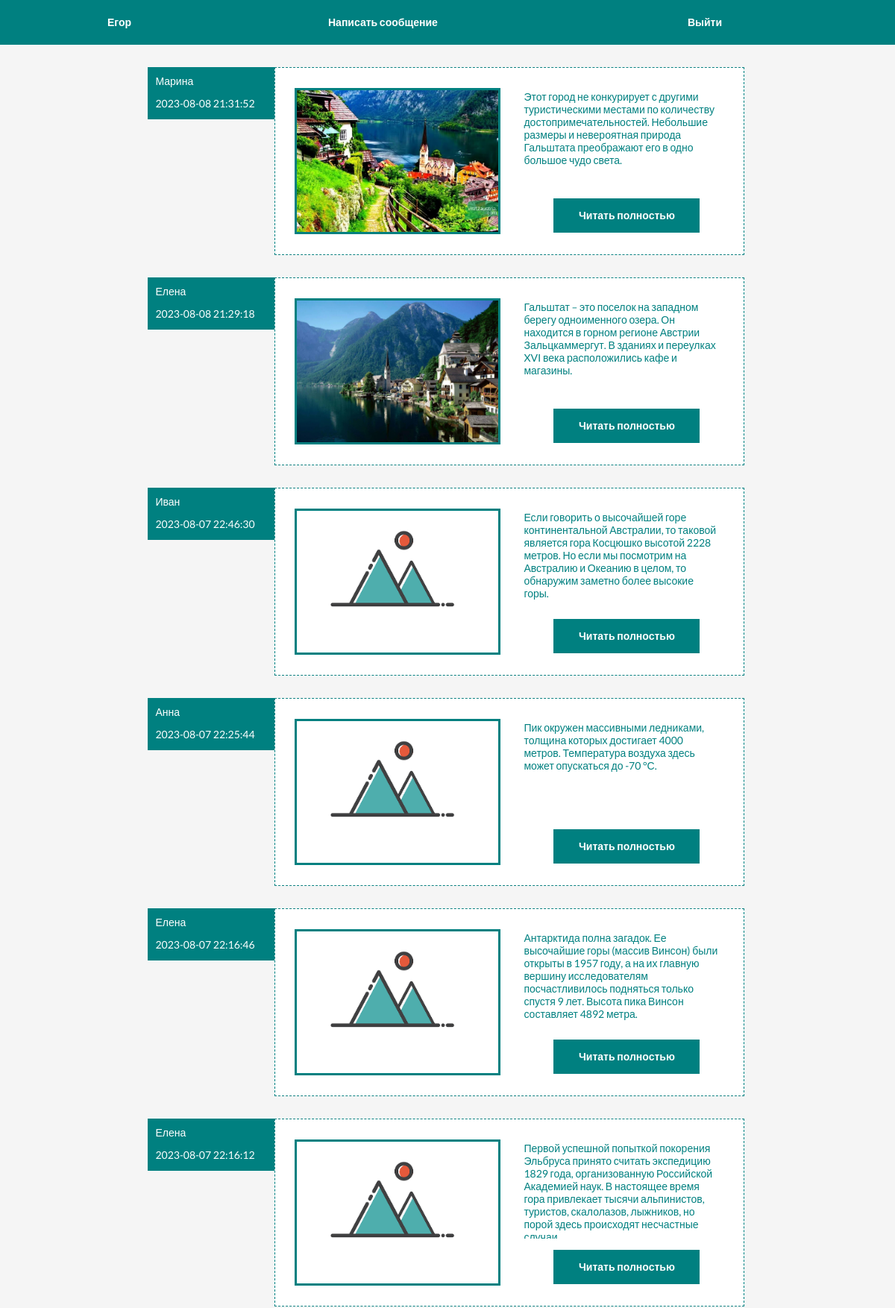
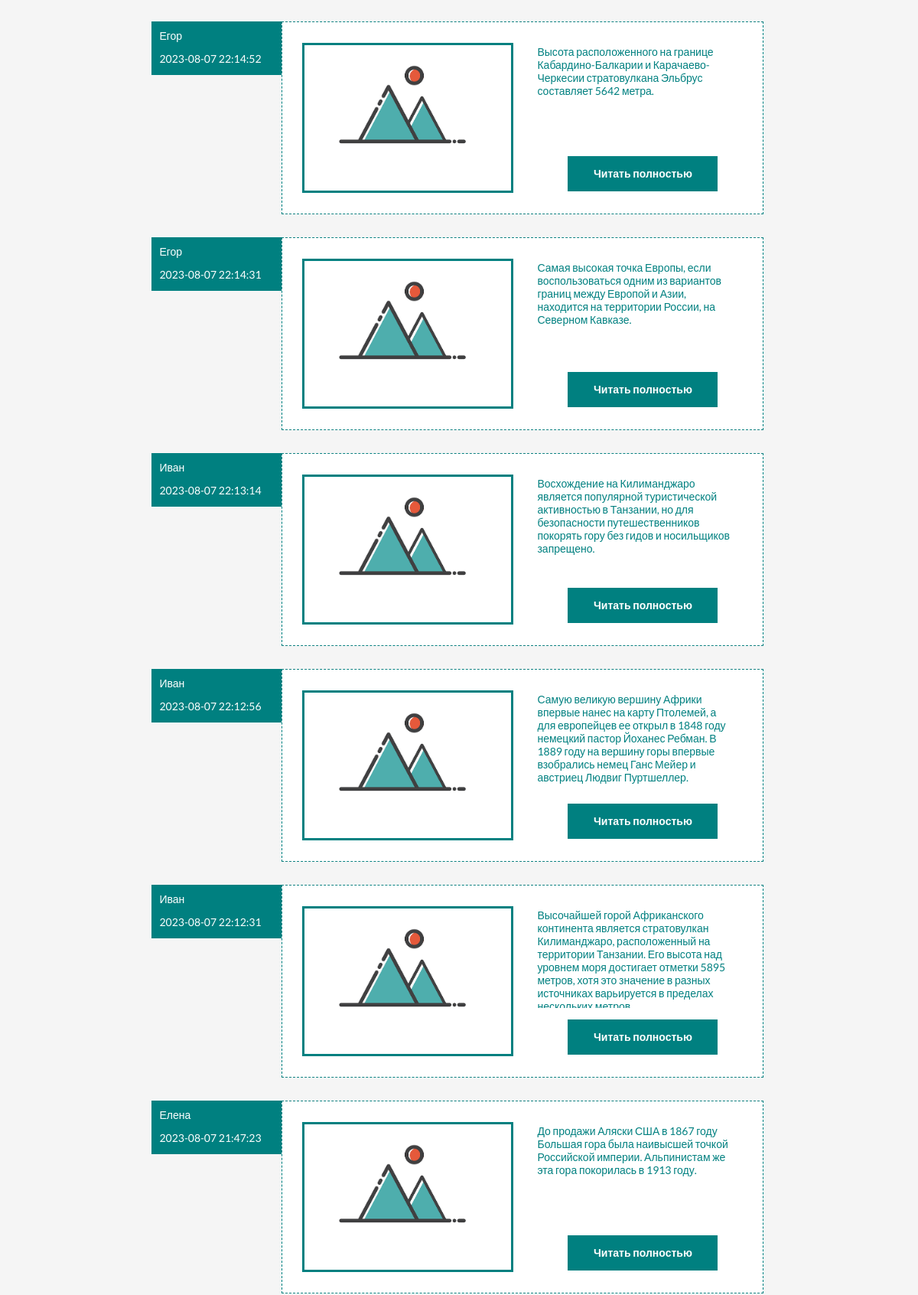
The page /blog (signed in, upper part) on the database its author committed (2 pictures, top to bottom).
### tables this page shows
CREATE TABLE `users` (
  `id` int UNSIGNED NOT NULL,
  `email` varchar(255) NOT NULL,
  `name` varchar(255) NOT NULL,
  `password` varchar(255) NOT NULL,
  `created_at` datetime NOT NULL
);

CREATE TABLE `posts` (
  `id` int UNSIGNED NOT NULL,
  `author_id` int UNSIGNED NOT NULL,
  `text` varchar(255) NOT NULL,
  `created_at` datetime NOT NULL,
  `image` varchar(255) DEFAULT NULL
);

### src/View.php (called while the page is built, shortened)
<?php
class View
{
    private $templatePath = '';
    private $data = [];
    public function __construct()
    {
        $this->templatePath = PROJECT_ROOT_DIR . DIRECTORY_SEPARATOR . 'app/View';
    }
    public function render(string $tpl, $data = []) : string
    {
        $this->data += $data;
        include $this->templatePath . DIRECTORY_SEPARATOR . $tpl;
        return ob_end_flush();
    }
    public function __get($varName)
    {
        return $this->data[$varName] ?? null;
    }
}

### app/Controller/Blog.php (called while the page is built, shortened)
<?php
class Blog extends \Base\AbstractController
{
    public function index()
    {
        $posts = PostModel::getLimitPosts();
        return $this->view->render('Blog/index.phtml', [
            'posts' => $posts,
            'user' => $this->getUser()
        ]);
    }
}

### src/Application.php (called while the page is built, shortened)
<?php
class Application
{
    private $route;
    public function __construct()
    {
        $this->route = new Route();
    }
    public function run()
    {
        $view = new View();
        try {
            $this->route->dispatch($_SERVER['REQUEST_URI']);
            $controller = $this->route->getController();
            $action = $this->route->getAction();
            $controller->setView($view);
            $session = new Session();
            $session->init();
            $controller->setSession($session);
            $result = $controller->$action();
        } catch (RedirectException $e) {
            header('Location: ' . $e->getUrl());
        } catch (Route404Exception $e) {
            header($_SERVER["SERVER_PROTOCOL"] . " 404 Not Found", true, 404);
            echo 'Page not found';
        }
    }
}

### html/index.php (called while the page is built, shortened)
<?php
$app = new \Base\Application();
$app->run();

### app/Model/User.php (called while the page is built, shortened)
<?php
class User extends \Base\AbstractModel
{
    private $name;
    public function __construct($data = [])
    {
        if ($data) {
            $this->name = $data['name'];
        }
    }
    public static function getById(int $id) : ?self
    {
        $db = \Base\Db::getInstance();
        $select = "SELECT * FROM users WHERE id = :id";
        $data = $db->fetchOne($select, [':id' => $id], __METHOD__);
        return new self($data);
    }
    public function getName() : string
    {
        return $this->name;
    }
}

### src/Db.php (called while the page is built, shortened)
<?php
final class Db
{
    private $pdo;
    private static $instance;
    public static function getInstance() : self
    {
        if(!self::$instance) {
            self::$instance = new self();
        }
        return self::$instance;
    }
    private function getConnection() : object
    {
        try {
            if (!$this->pdo) {
                $host = HOST;
                $dbName = DB_NAME;
                $user = USER;
                $password = PASSWORD;
                $options = [
                    \PDO::ATTR_ERRMODE => \PDO::ERRMODE_EXCEPTION,
                    \PDO::ATTR_DEFAULT_FETCH_MODE => \PDO::FETCH_ASSOC
                ];
                $this->pdo = new \PDO("mysql:host=$host;dbname=$dbName", $user, $password, $options);
                }
                return $this->pdo;
        } catch (PDOException $e) {
            echo 'Невозможно установить соединение с базой данных <br />' . $e . '<br />';
        }
    }
    public function fetchOne(string $query, array $params = [], $_method = '') : bool|array
    {
        $startTime = microtime(true);
        $prepared = $this->getConnection()->prepare($query);
        $ret = $prepared->execute($params);
        $data = $prepared->fetchAll(\PDO::FETCH_ASSOC);
        $affectedRows = $prepared->rowCount();
        return reset($data);
    }
    public function fetchAll(string $query, $_method = '', array $params = []) : bool|array
    {
        $prepared = $this->getConnection()->prepare($query);
        $ret = $prepared->execute($params);
        $data = $prepared->fetchAll(\PDO::FETCH_ASSOC);
        return $data;
    }
}

### src/AbstractController.php (called while the page is built, shortened)
<?php
abstract class AbstractController
{
    protected $session;
    public function getUser(): ?\App\Model\User
    {
        $userId = $this->session->getUserId();
        $user = \App\Model\User::getById($userId);
        return $user;
    }
    public function setSession(Session $session)
    {
        $this->session = $session;
    }
}

### app/Model/Post.php (called while the page is built, shortened)
<?php
class Post
{
    private $text;
    private $authorId;
    private $createdAt;
    private $image;
    public static function getLimitPosts(int $limit = 20) : array
    {
        $db = \Base\Db::getInstance();
        $query = 'SELECT * FROM posts ORDER BY id DESC LIMIT ' . $limit ;
        $data = $db->fetchAll($query, __METHOD__);
        $posts = [];
        foreach ($data as $elem) {
            $post = new self($elem['id'], $elem['author_id'], $elem['text'], $elem['created_at'], $elem['image']);
            $post->id = $elem['id'];
            $post->authorId = $elem['author_id'];
            $post->text = $elem['text'];
            $post->createdAt = $elem['created_at'];
            $post->image = $elem['image'];
            $posts[] = $post;
        }
        return $posts;
    }
    public static function getAuthorNameById(int $authorId) : ?string
    {
        $db = \Base\Db::getInstance();
        $select = "SELECT `name` FROM users WHERE id = :author_id";
        $name = $db->fetchOne($select, [':author_id' => $authorId], __METHOD__);
        return $name['name'];
    }
    public function getText() : string
    {
        return $this->text;
    }
    public function getAuthorId() : int
    {
        return $this->authorId;
    }
    public function getCreatedAt() : string
    {
        return $this->createdAt;
    }
    public function getImage() : ?string
    {
        return $this->image;
    }
}

### app/View/Blog/index.phtml (the view, shortened to what this page needs)
<!DOCTYPE html>
<html lang="ru">
	<link rel="stylesheet" type="text/css" href="/css/blog_style.css">
</head>
<body>
    <div class="top">
            <div class="home">
                <?php $user = $this->user; ?>
                <?=$user->getName();?>
            </div>
            <div class="authBox"><a href="/post/new">Написать сообщение</a></div>
            <div class="authBox">
                   <div class="regist"><a href="/user/logout/">Выйти</a></div>
            </div>
    </div>
    <div class="wrapper">
	<div class="wrapperMini">
            <?php $posts = $this->posts; ?>
            <?php if ($posts): ?>
                <?php foreach ($posts as $post): ?>
            <div class="postBox">
                <div class="leftBigLabel">
                    <div class="leftLabel">
			<div class="labelMini">
                        <?=htmlspecialchars($post->getAuthorNameById($post->getAuthorId()));?>
                        </div>
                        <div class="labelMini">
                            <?=$post->getCreatedAt();?>
                        </div>
                    </div>
                </div>
                <div class="previewBox">
			<div class="leftPrevBox">
                            <?php if ($post->getImage()): ?>
                            <div class="imageBox"><img src="/Images/<?=$post->getImage();?>">"</div>
                            <?php else: ?>
                            <div class="imageBox"></div>
                            <?php endif; ?>
                        </div>
			<div class="rightPrevBox">
                            <div class="textPreview"><?=htmlspecialchars($post->getText());?></div>
                            <div class="readMore">Читать полностью</div>
			</div>
                </div>
            </div>
                <?php endforeach; ?>
            <?php else: ?>
            <div class="noPosts">Нет сообщений</div>
            <?php endif; ?>
	</div>
    </div>
</body>
</html>

### html/css/blog_style.css (style rules this page uses)
body { margin: 0; display: flex; flex-direction: row; justify-content: center; background-color: #F5F5F5; font-family: 'Lato', sans-serif; font-size: 14px; color: #008080; }
a { text-decoration: none; color: #fff; }
img { width: 100%; height: 100%; object-fit: cover; }
.top { position: fixed; display: flex; flex-direction: row; flex-wrap: wrap; justify-content: space-around; width: 100%; height: 60px; color: #fff; background-color: #008080; font-weight: bold; z-index: 20; }
.home { width: 80px; height: 60px; text-align: center; line-height: 60px; }
.authBox { position: relative; min-width: 200px; height: 60px; line-height: 60px; }
.regist { position: absolute; left: 0; width: 130px; height: 60px; text-align: center; line-height: 60px; }
.wrapper { display: flex; flex-direction: row; flex-wrap: wrap; }
.wrapperMini { display: flex; flex-direction: column; flex-wrap: wrap; justify-content: center; align-items: center; margin-top: 90px; margin-bottom: 30px; min-width: 800px; }
.leftBigLabel { display: flex; flex-direction: column; flex-wrap: wrap; justify-content: flex-start; align-items: flex-end; min-width: 175px; height: 170px; }
.leftLabel { width: 170px; height: 70px; color: #fff; background-color: #008080; }
.labelMini { padding: 10px 10px 5px 10px; height: 15px; }
.previewBox { display: flex; flex-direction: row; width: 628px; height: 250px; background-color: #fff; border: 1px solid #008080; border-style: dashed; }
.leftPrevBox { display: flex; flex-direction: row; justify-content: space-around; width: 315px; height: 250px; }
.rightPrevBox { width: 315px; height: 250px; }
.imageBox { margin: 27px 0px 0px 15px; width: 270px; height: 190px; background: url('/Images/defaultPic.png') 0 0 no-repeat; background-size: cover; border: 3px solid #008080; overflow: hidden; object-fit: cover; }
.textPreview { width: 260px; height: 130px; margin: 30px 40px 15px 20px; overflow: hidden; }
.readMore { position: relative; left: 60px; width: 190px; height: 40px; line-height: 40px; text-align: center; background-color: #008080; color: #fff; font-weight: bold; border: 3px solid #008080; cursor: pointer; z-index: 0; }
.postBox { display: inline-flex; margin-bottom: 30px; padding-bottom: 0; justify-content: space-around; }

### rows shown on the page
users: name "Егор"
posts: author.name "Марина", created_at "2023-08-08 21:31:52", image (picture), text "Этот город не конкурирует с другими туристическими местами по количеству достопримечательностей. Небольшие размеры и невероятная природа Гальштата преображают его в одно большое чудо света."
posts: author.name "Елена", created_at "2023-08-08 21:29:18", image (picture), text "Гальштат – это поселок на западном берегу одноименного озера. Он находится в горном регионе Австрии Зальцкаммергут. В зданиях и переулках XVI века расположились кафе и магазины."
posts: author.name "Иван", created_at "2023-08-07 22:46:30", text "Если говорить о высочайшей горе континентальной Австралии, то таковой является гора Косцюшко высотой 2228 метров. Но если мы посмотрим на Австралию и Океанию в целом, то обнаружим заметно более высокие горы."
posts: author.name "Анна", created_at "2023-08-07 22:25:44", text "Пик окружен массивными ледниками, толщина которых достигает 4000 метров. Температура воздуха здесь может опускаться до -70 °С."
posts: author.name "Елена", created_at "2023-08-07 22:16:46", text "Антарктида полна загадок. Ее высочайшие горы (массив Винсон) были открыты в 1957 году, а на их главную вершину исследователям посчастливилось подняться только спустя 9 лет. Высота пика Винсон составляет 4892 метра."
posts: author.name "Елена", created_at "2023-08-07 22:16:12", text "Первой успешной попыткой покорения Эльбруса принято считать экспедицию 1829 года, организованную Российской Академией наук. В настоящее время гора привлекает тысячи альпинистов, туристов, скалолазов, лыжников, но порой здесь происходят несчастные…"
posts: author.name "Егор", created_at "2023-08-07 22:14:52", text "Высота расположенного на границе Кабардино-Балкарии и Карачаево-Черкесии стратовулкана Эльбрус составляет 5642 метра."
posts: author.name "Егор", created_at "2023-08-07 22:14:31", text "Самая высокая точка Европы, если воспользоваться одним из вариантов границ между Европой и Азии, находится на территории России, на Северном Кавказе."
posts: author.name "Иван", created_at "2023-08-07 22:13:14", text "Восхождение на Килиманджаро является популярной туристической активностью в Танзании, но для безопасности путешественников покорять гору без гидов и носильщиков запрещено."
posts: author.name "Иван", created_at "2023-08-07 22:12:56", text "Самую великую вершину Африки впервые нанес на карту Птолемей, а для европейцев ее открыл в 1848 году немецкий пастор Йоханес Ребман. В 1889 году на вершину горы впервые взобрались немец Ганс Мейер и австриец Людвиг Пуртшеллер."
posts: author.name "Иван", created_at "2023-08-07 22:12:31", text "Высочайшей горой Африканского континента является стратовулкан Килиманджаро, расположенный на территории Танзании. Его высота над уровнем моря достигает отметки 5895 метров, хотя это значение в разных источниках варьируется в пределах…"
posts: author.name "Елена", created_at "2023-08-07 21:47:23", text "До продажи Аляски США в 1867 году Большая гора была наивысшей точкой Российской империи. Альпинистам же эта гора покорилась в 1913 году."
